Frame 1 (no input): blank canvas, image omitted
Frame 60 (the mouse pressed at the canvas centre just before this capture): blank canvas, image omitted
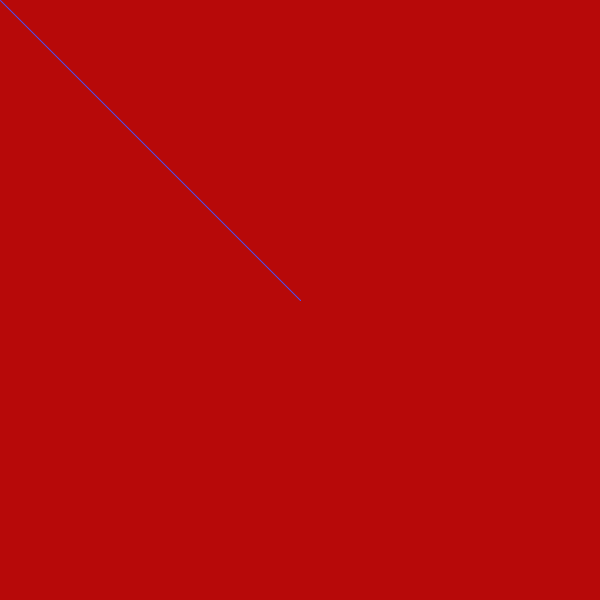
Frame 120 (the mouse held since frame 60 and released just before this capture)

The Processing sketch whose frames 1 and 60 were blank and that drew this single picture after the mouse press (run headless with seeded random() and noise(); from frame 60 on, the mouse is pressed at the canvas centre):

// Processing sketch: processing_173126
// ── processing_173126.pde


  float x;
  float y; 

void setup() {
  size(600, 600);
  background(#B70909);
  fill(#4A51F5);
  stroke(#4A51F5);
}

void draw() {
  
if(mousePressed) {
    line(x, y, mouseX, mouseY);
}
      x = mouseX;
      y = mouseY;
}
